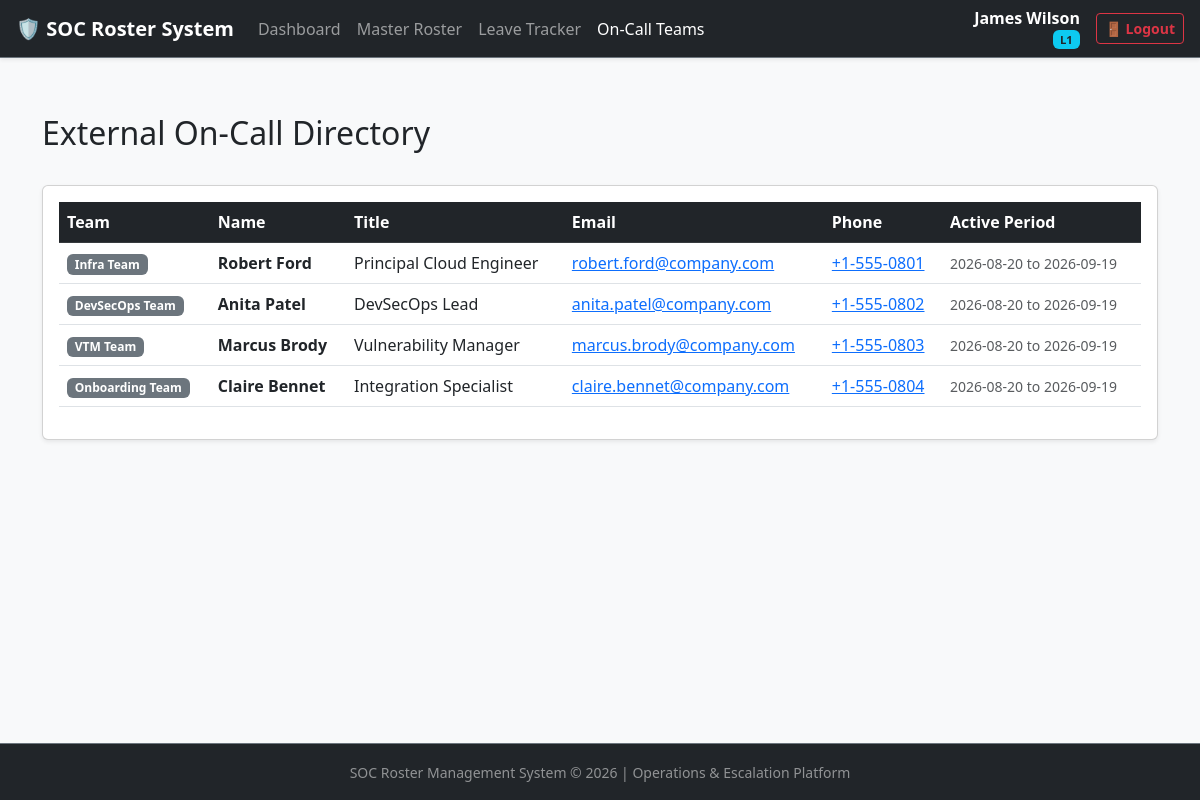
Screenshot of /oncall (signed in) with the database file from the repository.
### app/models.py (models this page shows, shortened)
class User(UserMixin, db.Model):
    __tablename__ = 'users'
    __table_args__ = {'extend_existing': True}
    id = db.Column(db.Integer, primary_key=True)
    name = db.Column(db.String(100), nullable=False)
    email = db.Column(db.String(120), unique=True, nullable=False)
    password_hash = db.Column(db.String(256), nullable=True)
    phone = db.Column(db.String(20), nullable=True)
    tier = db.Column(db.String(20), nullable=False, default='L1')  # L1, L2, L3, Manager
    joining_date = db.Column(db.Date, nullable=False, default=date.today)
    is_active = db.Column(db.Boolean, default=True, nullable=False)
    role_id = db.Column(db.Integer, db.ForeignKey('roles.id'), nullable=False)
    annual_leave_allocated = db.Column(db.Integer, default=20, nullable=False)
    annual_leave_used = db.Column(db.Integer, default=0, nullable=False)
    sick_leave_monthly_used = db.Column(db.Integer, default=0, nullable=False)
    sick_leave_total_used = db.Column(db.Integer, default=0, nullable=False)
    roster_entries = db.relationship('RosterEntry', backref='user', lazy=True, cascade="all, delete-orphan")
    leave_requests = db.relationship('LeaveRequest', backref='user', lazy=True, cascade="all, delete-orphan")

class ExternalOnCall(db.Model):
    __tablename__ = 'external_oncall'
    __table_args__ = {'extend_existing': True}
    id = db.Column(db.Integer, primary_key=True)
    team_name = db.Column(db.String(100), nullable=False)
    name = db.Column(db.String(100), nullable=False)
    title = db.Column(db.String(100), nullable=False)
    email = db.Column(db.String(120), nullable=False)
    phone = db.Column(db.String(20), nullable=False)
    start_date = db.Column(db.Date, nullable=False)
    end_date = db.Column(db.Date, nullable=False)
    created_at = db.Column(db.DateTime, default=lambda: datetime.now(timezone.utc))

### app/routes.py (the view, shortened to what this page needs)
@main.route('/oncall', methods=['GET', 'POST'])
@login_required
def view_oncall():
    oncall_list = ExternalOnCall.query.order_by(ExternalOnCall.start_date.desc()).all()
    return render_template('oncall.html', oncall_list=oncall_list)

### app/models.py (called while the page is built)
@login_manager.user_loader
def load_user(user_id):
    return User.query.get(int(user_id))

### app/templates/oncall.html (shortened to what this page needs)
{% extends "base.html" %}
{% block content %}
<div class="container mt-4">
    <div class="d-flex justify-content-between align-items-center mb-4">
        <h2>External On-Call Directory</h2>
    </div>
    <div class="card shadow-sm">
        <div class="card-body">
            <div class="table-responsive">
                <table class="table table-hover align-middle">
                    <thead class="table-dark">
                        <tr>
                            <th>Team</th>
                            <th>Name</th>
                            <th>Title</th>
                            <th>Email</th>
                            <th>Phone</th>
                            <th>Active Period</th>
                        </tr>
                    </thead>
                    <tbody>
                        {% for contact in oncall_list %}
                        <tr>
                            <td><span class="badge bg-secondary">{{ contact.team_name }}</span></td>
                            <td><strong>{{ contact.name }}</strong></td>
                            <td>{{ contact.title }}</td>
                            <td><a href="mailto:{{ contact.email }}">{{ contact.email }}</a></td>
                            <td><a href="tel:{{ contact.phone }}">{{ contact.phone }}</a></td>
                            <td>
                                <small class="text-muted">
                                    {{ contact.start_date.strftime('%Y-%m-%d') }} to {{ contact.end_date.strftime('%Y-%m-%d') }}
                                </small>
                            </td>
                        </tr>
                        {% else %}
                        <tr>
                            <td colspan="7" class="text-center text-muted py-4">No on-call contacts found.</td>
                        </tr>
                        {% endfor %}
                    </tbody>
                </table>
            </div>
        </div>
    </div>
</div>
{% endblock %}

### app/templates/base.html (shortened to what this page needs)
<!DOCTYPE html>
<html lang="en">
<head>
    <link rel="stylesheet" href="https://cdn.jsdelivr.net/npm/bootstrap@5.3.0/dist/css/bootstrap.min.css">
    <link rel="stylesheet" href="{{ url_for('static', filename='css/style.css') }}">
</head>
<body class="bg-light d-flex flex-column min-vh-100">
    <nav class="navbar navbar-expand-lg navbar-dark bg-dark px-3 shadow-sm border-bottom border-secondary">
        <a class="navbar-brand fw-bold" href="{{ url_for('main.dashboard') }}">🛡️ SOC Roster System</a>
        <div class="collapse navbar-collapse" id="navbarNav">
            {% if current_user.is_authenticated %}
            <ul class="navbar-nav me-auto">
                <li class="nav-item">
                    <a class="nav-link {% if request.endpoint == 'main.dashboard' %}active{% endif %}" href="{{ url_for('main.dashboard') }}">Dashboard</a>
                </li>
                <li class="nav-item">
                    <a class="nav-link {% if request.endpoint == 'main.view_roster' %}active{% endif %}" href="{{ url_for('main.view_roster') }}">Master Roster</a>
                </li>
                <li class="nav-item">
                    <a class="nav-link {% if request.endpoint == 'main.view_leaves' %}active{% endif %}" href="{{ url_for('main.view_leaves') }}">Leave Tracker</a>
                </li>
                <li class="nav-item">
                    <a class="nav-link {% if request.endpoint == 'main.view_oncall' %}active{% endif %}" href="{{ url_for('main.view_oncall') }}">On-Call Teams</a>
                </li>
            </ul>
            <div class="d-flex align-items-center text-white gap-3 ms-auto">
                <div class="text-end lh-sm">
                    <span class="d-block fw-semibold">{{ current_user.name }}</span>
                    <span class="badge bg-info text-dark" style="font-size: 0.7rem;">
                        {{ current_user.tier if current_user.tier else current_user.role.name }}
                    </span>
                </div>
                <a href="{{ url_for('main.logout') }}" class="btn btn-outline-danger btn-sm fw-bold">
                    🚪 Logout
                </a>
            </div>
            {% else %}
            <div class="ms-auto">
                <a href="{{ url_for('main.login') }}" class="btn btn-primary btn-sm fw-bold">Login</a>
            </div>
            {% endif %}
        </div>
    </nav>
    <main class="flex-grow-1">
        {% block content %}{% endblock %}
    </main>
    <footer class="bg-dark text-white-50 text-center py-3 mt-auto border-top border-secondary">
        <small>SOC Roster Management System &copy; 2026 | Operations & Escalation Platform</small>
    </footer>
</body>
</html>

### app/static/css/style.css (style rules this page uses)
.table-responsive { max-height: 72vh; overflow-y: auto; }

### rows the page displays
User: name "James Wilson", tier "L1"
ExternalOnCall: team_name "Infra Team", name "Robert Ford", title "Principal Cloud Engineer", email "robert.ford@company.com", phone "+1-555-0801", start_date "2026-08-20", end_date "2026-09-19"
ExternalOnCall: team_name "DevSecOps Team", name "Anita Patel", title "DevSecOps Lead", email "anita.patel@company.com", phone "+1-555-0802", start_date "2026-08-20", end_date "2026-09-19"
ExternalOnCall: team_name "VTM Team", name "Marcus Brody", title "Vulnerability Manager", email "marcus.brody@company.com", phone "+1-555-0803", start_date "2026-08-20", end_date "2026-09-19"
ExternalOnCall: team_name "Onboarding Team", name "Claire Bennet", title "Integration Specialist", email "claire.bennet@company.com", phone "+1-555-0804", start_date "2026-08-20", end_date "2026-09-19"
